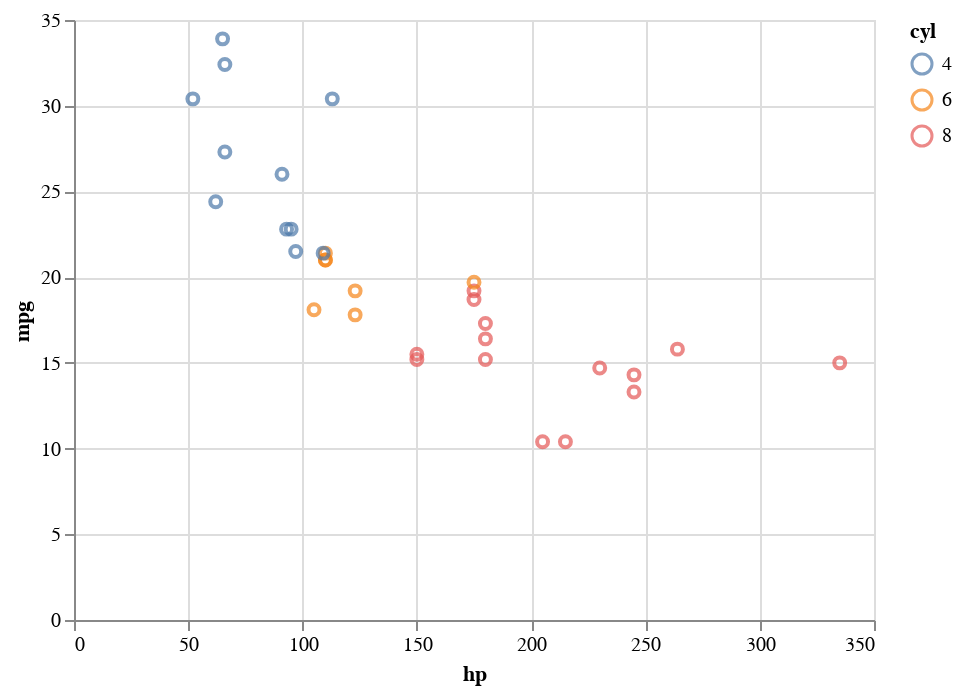

The cell this chart's notebook holds for it:
### Markdown cell above
Boxplot blast did not work. Why? OK, so not implemented. Can we get altair to even work? Do a sample plot:

### Code cell
alt.renderers.enable('default')
cars = pd.read_csv("./data/mtcars.csv")
cars.head(5)

chart = alt.Chart(cars).mark_point().encode(
    x='hp:Q',
    y='mpg:Q',
    color='cyl:N',
)

chart

### Figure 1 — Vega-Lite specification as saved in the notebook (floating-point values rounded to 4 significant figures)
{"config": {"view": {"continuousWidth": 400, "continuousHeight": 300}}, "data": {"name": "data-dd9b7841dffa79dd9d0fa604fc4587af"}, "mark": "point", "encoding": {"color": {"type": "nominal", "field": "cyl"}, "x": {"type": "quantitative", "field": "hp"}, "y": {"type": "quantitative", "field": "mpg"}}, "$schema": "https://vega.github.io/schema/vega-lite/v4.8.1.json", "datasets": {"data-dd9b7841dffa79dd9d0fa604fc4587af": [{"model": "Mazda RX4", "mpg": 21.0, "cyl": 6, "disp": 160.0, "hp": 110, "drat": 3.9, "wt": 2.62, "qsec": 16.46, "vs": 0, "am": 1, "gear": 4, "carb": 4}, {"model": "Mazda RX4 Wag", "mpg": 21.0, "cyl": 6, "disp": 160.0, "hp": 110, "drat": 3.9, "wt": 2.875, "qsec": 17.02, "vs": 0, "am": 1, "gear": 4, "carb": 4}, {"model": "Datsun 710", "mpg": 22.8, "cyl": 4, "disp": 108.0, "hp": 93, "drat": 3.85, "wt": 2.32, "qsec": 18.61, "vs": 1, "am": 1, "gear": 4, "carb": 1}, {"model": "Hornet 4 Drive", "mpg": 21.4, "cyl": 6, "disp": 258.0, "hp": 110, "drat": 3.08, "wt": 3.215, "qsec": 19.44, "vs": 1, "am": 0, "gear": 3, "carb": 1}, {"model": "Hornet Sportabout", "mpg": 18.7, "cyl": 8, "disp": 360.0, "hp": 175, "drat": 3.15, "wt": 3.44, "qsec": 17.02, "vs": 0, "am": 0, "gear": 3, "carb": 2}, {"model": "Valiant", "mpg": 18.1, "cyl": 6, "disp": 225.0, "hp": 105, "drat": 2.76, "wt": 3.46, "qsec": 20.22, "vs": 1, "am": 0, "gear": 3, "carb": 1}, {"model": "Duster 360", "mpg": 14.3, "cyl": 8, "disp": 360.0, "hp": 245, "drat": 3.21, "wt": 3.57, "qsec": 15.84, "vs": 0, "am": 0, "gear": 3, "carb": 4}, {"model": "Merc 240D", "mpg": 24.4, "cyl": 4, "disp": 146.7, "hp": 62, "drat": 3.69, "wt": 3.19, "qsec": 20.0, "vs": 1, "am": 0, "gear": 4, "carb": 2}, {"model": "Merc 230", "mpg": 22.8, "cyl": 4, "disp": 140.8, "hp": 95, "drat": 3.92, "wt": 3.15, "qsec": 22.9, "vs": 1, "am": 0, "gear": 4, "carb": 2}, {"model": "Merc 280", "mpg": 19.2, "cyl": 6, "disp": 167.6, "hp": 123, "drat": 3.92, "wt": 3.44, "qsec": 18.3, "vs": 1, "am": 0, "gear": 4, "carb": 4}, {"model": "Merc 280C", "mpg": 17.8, "cyl": 6, "disp": 167.6, "hp": 123, "drat": 3.92, "wt": 3.44, "qsec": 18.9, "vs": 1, "am": 0, "gear": 4, "carb": 4}, {"model": "Merc 450SE", "mpg": 16.4, "cyl": 8, "disp": 275.8, "hp": 180, "drat": 3.07, "wt": 4.07, "qsec": 17.4, "vs": 0, "am": 0, "gear": 3, "carb": 3}, {"model": "Merc 450SL", "mpg": 17.3, "cyl": 8, "disp": 275.8, "hp": 180, "drat": 3.07, "wt": 3.73, "qsec": 17.6, "vs": 0, "am": 0, "gear": 3, "carb": 3}, {"model": "Merc 450SLC", "mpg": 15.2, "cyl": 8, "disp": 275.8, "hp": 180, "drat": 3.07, "wt": 3.78, "qsec": 18.0, "vs": 0, "am": 0, "gear": 3, "carb": 3}, {"model": "Cadillac Fleetwood", "mpg": 10.4, "cyl": 8, "disp": 472.0, "hp": 205, "drat": 2.93, "wt": 5.25, "qsec": 17.98, "vs": 0, "am": 0, "gear": 3, "carb": 4}, {"model": "Lincoln Continental", "mpg": 10.4, "cyl": 8, "disp": 460.0, "hp": 215, "drat": 3.0, "wt": 5.424, "qsec": 17.82, "vs": 0, "am": 0, "gear": 3, "carb": 4}, {"model": "Chrysler Imperial", "mpg": 14.7, "cyl": 8, "disp": 440.0, "hp": 230, "drat": 3.23, "wt": 5.345, "qsec": 17.42, "vs": 0, "am": 0, "gear": 3, "carb": 4}, {"model": "Fiat 128", "mpg": 32.4, "cyl": 4, "disp": 78.7, "hp": 66, "drat": 4.08, "wt": 2.2, "qsec": 19.47, "vs": 1, "am": 1, "gear": 4, "carb": 1}, {"model": "Honda Civic", "mpg": 30.4, "cyl": 4, "disp": 75.7, "hp": 52, "drat": 4.93, "wt": 1.615, "qsec": 18.52, "vs": 1, "am": 1, "gear": 4, "carb": 2}, {"model": "Toyota Corolla", "mpg": 33.9, "cyl": 4, "disp": 71.1, "hp": 65, "drat": 4.22, "wt": 1.835, "qsec": 19.9, "vs": 1, "am": 1, "gear": 4, "carb": 1}, {"model": "Toyota Corona", "mpg": 21.5, "cyl": 4, "disp": 120.1, "hp": 97, "drat": 3.7, "wt": 2.465, "qsec": 20.01, "vs": 1, "am": 0, "gear": 3, "carb": 1}, {"model": "Dodge Challenger", "mpg": 15.5, "cyl": 8, "disp": 318.0, "hp": 150, "drat": 2.76, "wt": 3.52, "qsec": 16.87, "vs": 0, "am": 0, "gear": 3, "carb": 2}, {"model": "AMC Javelin", "mpg": 15.2, "cyl": 8, "disp": 304.0, "hp": 150, "drat": 3.15, "wt": 3.435, "qsec": 17.3, "vs": 0, "am": 0, "gear": 3, "carb": 2}, {"model": "Camaro Z28", "mpg": 13.3, "cyl": 8, "disp": 350.0, "hp": 245, "drat": 3.73, "wt": 3.84, "qsec": 15.41, "vs": 0, "am": 0, "gear": 3, "carb": 4}, {"model": "Pontiac Firebird", "mpg": 19.2, "cyl": 8, "disp": 400.0, "hp": 175, "drat": 3.08, "wt": 3.845, "qsec": 17.05, "vs": 0, "am": 0, "gear": 3, "carb": 2}, {"model": "Fiat X1-9", "mpg": 27.3, "cyl": 4, "disp": 79.0, "hp": 66, "drat": 4.08, "wt": 1.935, "qsec": 18.9, "vs": 1, "am": 1, "gear": 4, "carb": 1}, {"model": "Porsche 914-2", "mpg": 26.0, "cyl": 4, "disp": 120.3, "hp": 91, "drat": 4.43, "wt": 2.14, "qsec": 16.7, "vs": 0, "am": 1, "gear": 5, "carb": 2}, {"model": "Lotus Europa", "mpg": 30.4, "cyl": 4, "disp": 95.1, "hp": 113, "drat": 3.77, "wt": 1.513, "qsec": 16.9, "vs": 1, "am": 1, "gear": 5, "carb": 2}, {"model": "Ford Pantera L", "mpg": 15.8, "cyl": 8, "disp": 351.0, "hp": 264, "drat": 4.22, "wt": 3.17, "qsec": 14.5, "vs": 0, "am": 1, "gear": 5, "carb": 4}, {"model": "Ferrari Dino", "mpg": 19.7, "cyl": 6, "disp": 145.0, "hp": 175, "drat": 3.62, "wt": 2.77, "qsec": 15.5, "vs": 0, "am": 1, "gear": 5, "carb": 6}, {"model": "Maserati Bora", "mpg": 15.0, "cyl": 8, "disp": 301.0, "hp": 335, "drat": 3.54, "wt": 3.57, "qsec": 14.6, "vs": 0, "am": 1, "gear": 5, "carb": 8}, {"model": "Volvo 142E", "mpg": 21.4, "cyl": 4, "disp": 121.0, "hp": 109, "drat": 4.11, "wt": 2.78, "qsec": 18.6, "vs": 1, "am": 1, "gear": 4, "carb": 2}]}}
